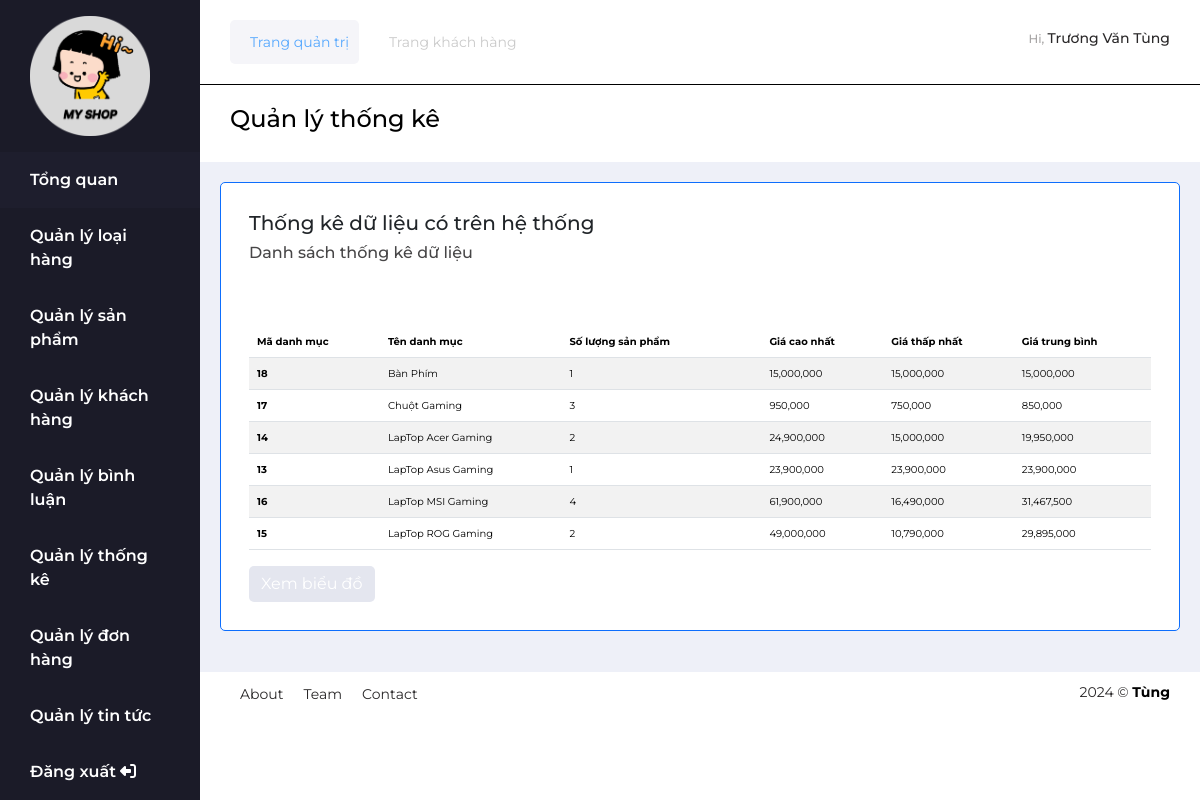
/view/admin/index.php?act=quan-ly-thong-ke (signed in), run on the app's committed database.
### tables this page shows
CREATE TABLE `loai` (
  `ma_loai` int(11) NOT NULL COMMENT 'Mã loại',
  `ten_loai` varchar(50) NOT NULL COMMENT 'Tên loại'
);

### model/pdo.php (called while the page is built, shortened)
<?php
function pdo_get_connection()
{
    $servername = "localhost";
    $username = "root";
    $password = "";
    try {
        $conn = new PDO("mysql:host=$servername;dbname=du_an_mau", $username, $password);
        $conn->setAttribute(PDO::ATTR_ERRMODE, PDO::ERRMODE_EXCEPTION);
        return $conn;
    } catch (PDOException $e) {
        echo "Connection failed: " . $e->getMessage();
    }
}
function pdo_query($sql)
{
    $sql_args = array_slice(func_get_args(), 1);
    try {
        $conn = pdo_get_connection();
        $stmt = $conn->prepare($sql);
        $stmt->execute($sql_args);
        $rows = $stmt->fetchAll();
        return $rows;
    } catch (PDOException $e) {
        throw $e;
    } finally {
        unset($conn);
    }
}

### model/ThongKe.php (called while the page is built, shortened)
<?php
function thongKeSanPham()
{
    $sql = "SELECT l.ten_loai,l.ma_loai,
    COUNT(*) as so_luong,
    MAX(s.don_gia) as gia_max,
    MIN(S.don_gia) as gia_min,
    AVG(s.don_gia) as gia_tb
    FROM sanpham s JOIN loai l
    ON l.ma_loai = s.ma_loai
    GROUP BY l.ten_loai,l.ma_loai
    ";
    return pdo_query($sql);
}

### view/admin/ThongKe/ListThongKe.php (the view, shortened to what this page needs)
<div class="col-10 box-right">
    <div class="head-top">
        <div class="menu-content d-flex justify-content-between">
            <ul class="head-menu d-flex ">
                <li class="menu-item active">
                    <a href="#" class="menu-link">Trang quản trị</a>
                </li>
                <li class="menu-item">
                    <a href="../indexHome.php" class="menu-link">Trang khách hàng</a>
                </li>
            </ul>
            <div class="admin-profile">
                <div class="admin-view">
                    <h4 class="hi">Hi, <span class="name"><?= $ho_ten ?></span></h4>
                </div>
            </div>
        </div>
        <h3 class="menu-title">Quản lý thống kê</h3>
    </div>
    <div class="head-between">
        <div class="between-container border border-primary">
            <div class="card-header">
                <div class="card-content">
                    <h5 class="card-tile">Thống kê dữ liệu có trên hệ thống</h5>
                    <h6 class="card-des">Danh sách thống kê dữ liệu</h6>
                </div>
            </div>
            <div class="card-body ">
                <table class="table table-striped">
                    <thead>
                        <tr>
                            <th scope="col">Mã danh mục</th>
                            <th scope="col">Tên danh mục</th>
                            <th style="width: 200px;" scope="col">Số lượng sản phẩm</th>
                            <th scope="col">Giá cao nhất</th>
                            <th scope="col">Giá thấp nhất</th>
                            <th scope="col">Giá trung bình</th>
                        </tr>
                    </thead>
                    <tbody>
                        <?php foreach ($thongKe as $list) : ?>
                            <tr>
                                <th scope="row"><?= $list['ma_loai'] ?></th>
                                <td><?= $list['ten_loai'] ?></td>
                                <td><?= $list['so_luong'] ?></td>
                                <td><?= number_format($list['gia_max'], 0) ?></td>
                                <td><?= number_format($list['gia_min']) ?></td>
                                <td><?= number_format($list['gia_tb']) ?></td>
                            </tr>
                        <?php endforeach; ?>
                    </tbody>
                </table>
                <a href="index.php?act=bieu-do-thong-ke" class="btn btn-primary">Xem biểu đồ</a>
            </div>
        </div>
    </div>
    <div class="head-footer">
        <ul class="head-contact">
            <li class="contact-item">
                <a href="#" class="contect-link">About</a>
            </li>
            <li class="contact-item">
                <a href="#" class="contect-link">Team</a>
            </li>
            <li class="contact-item">
                <a href="#" class="contect-link">Contact</a>
            </li>
        </ul>
        <div class="copy-right">
            <span class="year">2024 &copy;</span>
            <span class="copy">Tùng</span>
        </div>
    </div>
</div>

### public/assets/css/style.css (style rules this page uses)
* { margin: 0; padding: 0; box-sizing: border-box; font-family: Montserrat; }
ul { padding: 0; margin: 0; list-style: none; }
a { text-decoration: none; }
.box-right .head-top .menu-content .head-menu .menu-item { margin-right: 10px; padding: 10px; }
.menu-content { border-bottom: 1px solid black; }
.active { background-color: #f5f5f9; border-radius: 5px; }
.head-menu .menu-item:first-child .menu-link { color: #56a8fe; }
.menu-link { color: rgb(202, 202, 202); font-weight: bold; font-size: 14px; text-decoration: none; }
.admin-profile { display: flex; align-items: center; padding: 0 30px; cursor: pointer; }
.hi { color: #a7a5a5; font-size: 12px; }
.name { color: #2a2829; font-size: 14px; }
.menu-link { color: rgb(202, 202, 202); font-weight: 400; font-size: 14px; padding-left: 10px; }
.menu-title { color: black; padding: 20px 30px; font-size: 24px; }
.head-menu { display: flex; padding: 20px 30px; }
.head-between { height: 510px; background-color: #eef0f8; padding: 20px 20px; overflow: auto; }
.between-container { background-color: white; border-radius: 5px; }
.card-header { display: flex; justify-content: space-between; padding: 28px; }
.card-content { line-height: 20px; font-size: 20px; }
.card-des { color: #474647; }
.card-body { padding: 28px; font-size: 10px; }
.card-body thead tr th:nth-child(3) { width: 100px; }
.card-body table tr:nth-child(2) { margin-top: 20px; }
.btn { border: none; background-color: #e4e6ef; border-radius: 5px; cursor: pointer; }
.head-footer { display: flex; justify-content: space-between; }
.head-contact { display: flex; padding: 10px 30px; }
.contact-item { padding: 0 10px; }
.contect-link, .copy-right { color: #2a2829; font-size: 14px; }
.copy-right { padding: 10px 30px; }
.copy { color: black; font-weight: bold; }

### data on the page
loai: ma_loai "18", ten_loai "Bàn Phím", so_luong "1", gia_max "15,000,000", gia_min "15,000,000", gia_tb "15,000,000"
loai: ma_loai "17", ten_loai "Chuột Gaming", so_luong "3", gia_max "950,000", gia_min "750,000", gia_tb "850,000"
loai: ma_loai "14", ten_loai "LapTop Acer Gaming", so_luong "2", gia_max "24,900,000", gia_min "15,000,000", gia_tb "19,950,000"
loai: ma_loai "13", ten_loai "LapTop Asus Gaming", so_luong "1", gia_max "23,900,000", gia_min "23,900,000", gia_tb "23,900,000"
loai: ma_loai "16", ten_loai "LapTop MSI Gaming", so_luong "4", gia_max "61,900,000", gia_min "16,490,000", gia_tb "31,467,500"
loai: ma_loai "15", ten_loai "LapTop ROG Gaming", so_luong "2", gia_max "49,000,000", gia_min "10,790,000", gia_tb "29,895,000"

### other printed values
$ho_ten "Trương Văn Tùng"
